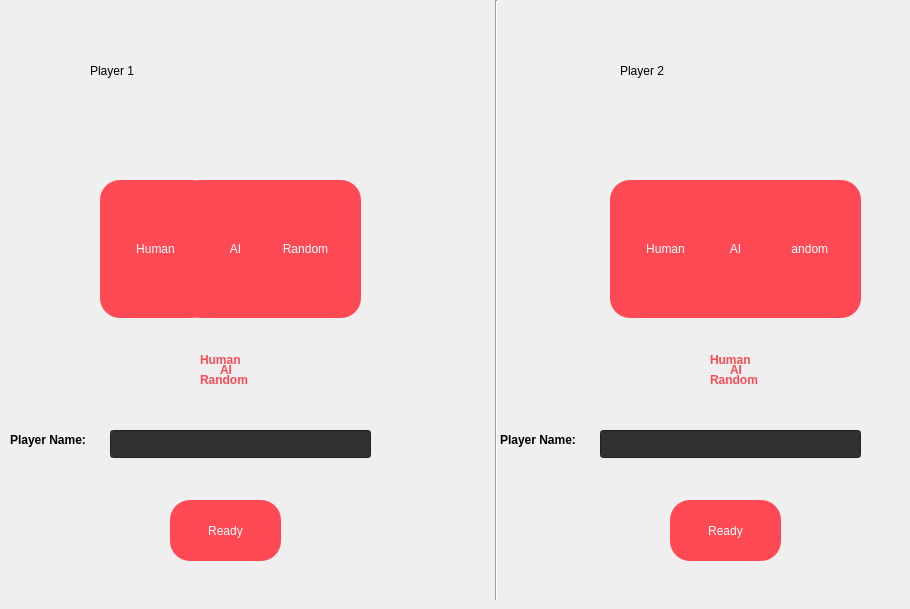
    <widget class="QWidget" name="AI_or_human_2">
     <property name="styleSheet">
      <string notr="true">QWidget#AI_or_human_2{
background-color:qlineargradient(spread:pad, x1:0.089, y1:0.136364, x2:1, y2:1, stop:0 #1E90FF, stop:1 #87CEFA);
}</string>
     </property>
     <widget class="Line" name="line_25">
      <property name="geometry">
       <rect>
        <x>495</x>
        <y>0</y>
        <width>3</width>
        <height>600</height>
       </rect>
      </property>
      <property name="orientation">
       <enum>Qt::Vertical</enum>
      </property>
     </widget>
     <widget class="QLabel" name="player_1_lbl">
      <property name="geometry">
       <rect>
        <x>90</x>
        <y>10</y>
        <width>281</width>
        <height>121</height>
       </rect>
      </property>
      <property name="styleSheet">
       <string notr="true">font: 36pt &quot;MS Reference Sans Serif&quot;;
colro :white;</string>
      </property>
      <property name="text">
       <string>Player 1</string>
      </property>
     </widget>
     <widget class="QLabel" name="player_2_lbl">
      <property name="geometry">
       <rect>
        <x>620</x>
        <y>10</y>
        <width>281</width>
        <height>121</height>
       </rect>
      </property>
      <property name="styleSheet">
       <string notr="true">font: 36pt &quot;MS Reference Sans Serif&quot;;
colro :white;</string>
      </property>
      <property name="text">
       <string>Player 2</string>
      </property>
     </widget>
     <widget class="QPushButton" name="P_1_H">
      <property name="geometry">
       <rect>
        <x>100</x>
        <y>180</y>
        <width>111</width>
        <height>138</height>
       </rect>
      </property>
      <property name="sizePolicy">
       <sizepolicy hsizetype="Expanding" vsizetype="Expanding">
        <horstretch>0</horstretch>
        <verstretch>0</verstretch>
       </sizepolicy>
      </property>
      <property name="maximumSize">
       <size>
        <width>250</width>
        <height>16777215</height>
       </size>
      </property>
      <property name="styleSheet">
       <string notr="true">QPushButton{
border-radius: 20px;
color: rgb(255, 255, 255);
font: 14pt &quot;MS Reference Sans Serif&quot;;
background-color: rgb(255, 74, 86);
}
QPushButton:hover {
    background-color: #ed3743;
}</string>
      </property>
      <property name="text">
       <string>Human</string>
      </property>
     </widget>
     <widget class="QPushButton" name="P_1_A">
      <property name="geometry">
       <rect>
        <x>180</x>
        <y>180</y>
        <width>111</width>
        <height>138</height>
       </rect>
      </property>
      <property name="sizePolicy">
       <sizepolicy hsizetype="Expanding" vsizetype="Expanding">
        <horstretch>0</horstretch>
        <verstretch>0</verstretch>
       </sizepolicy>
      </property>
      <property name="maximumSize">
       <size>
        <width>250</width>
        <height>16777215</height>
       </size>
      </property>
      <property name="styleSheet">
       <string notr="true">border-radius: 20px;
color: rgb(255, 255, 255);
font: 14pt &quot;MS Reference Sans Serif&quot;;
background-color: rgb(255, 74, 86);</string>
      </property>
      <property name="text">
       <string>AI</string>
      </property>
     </widget>
     <widget class="QPushButton" name="P_1_R">
      <property name="geometry">
       <rect>
        <x>250</x>
        <y>180</y>
        <width>111</width>
        <height>138</height>
       </rect>
      </property>
      <property name="sizePolicy">
       <sizepolicy hsizetype="Expanding" vsizetype="Expanding">
        <horstretch>0</horstretch>
        <verstretch>0</verstretch>
       </sizepolicy>
      </property>
      <property name="maximumSize">
       <size>
        <width>250</width>
        <height>16777215</height>
       </size>
      </property>
      <property name="styleSheet">
       <string notr="true">QPushButton{
border-radius: 20px;
color: rgb(255, 255, 255);
font: 14pt &quot;MS Reference Sans Serif&quot;;
background-color: rgb(255, 74, 86);
}
QPushButton:hover {
    background-color: #ed3743;
}</string>
      </property>
      <property name="text">
       <string>Random</string>
      </property>
     </widget>
     <widget class="QPushButton" name="P_2_R">
      <property name="geometry">
       <rect>
        <x>750</x>
        <y>180</y>
        <width>111</width>
        <height>138</height>
       </rect>
      </property>
      <property name="sizePolicy">
       <sizepolicy hsizetype="Expanding" vsizetype="Expanding">
        <horstretch>0</horstretch>
        <verstretch>0</verstretch>
       </sizepolicy>
      </property>
      <property name="maximumSize">
       <size>
        <width>250</width>
        <height>16777215</height>
       </size>
      </property>
      <property name="styleSheet">
       <string notr="true">QPushButton{
border-radius: 20px;
color: rgb(255, 255, 255);
font: 14pt &quot;MS Reference Sans Serif&quot;;
background-color: rgb(255, 74, 86);
}
QPushButton:hover {
    background-color: #ed3743;
}</string>
      </property>
      <property name="text">
       <string>Random</string>
      </property>
     </widget>
     <widget class="QPushButton" name="P_2_A">
      <property name="geometry">
       <rect>
        <x>680</x>
        <y>180</y>
        <width>111</width>
        <height>138</height>
       </rect>
      </property>
      <property name="sizePolicy">
       <sizepolicy hsizetype="Expanding" vsizetype="Expanding">
        <horstretch>0</horstretch>
        <verstretch>0</verstretch>
       </sizepolicy>
      </property>
      <property name="maximumSize">
       <size>
        <width>250</width>
        <height>16777215</height>
       </size>
      </property>
      <property name="styleSheet">
       <string notr="true">border-radius: 20px;
color: rgb(255, 255, 255);
font: 14pt &quot;MS Reference Sans Serif&quot;;
background-color: rgb(255, 74, 86);</string>
      </property>
      <property name="text">
       <string>AI</string>
      </property>
     </widget>
     <widget class="QPushButton" name="P_2_H">
      <property name="geometry">
       <rect>
        <x>610</x>
        <y>180</y>
        <width>111</width>
        <height>138</height>
       </rect>
      </property>
      <property name="sizePolicy">
       <sizepolicy hsizetype="Expanding" vsizetype="Expanding">
        <horstretch>0</horstretch>
        <verstretch>0</verstretch>
       </sizepolicy>
      </property>
      <property name="maximumSize">
       <size>
        <width>250</width>
        <height>16777215</height>
       </size>
      </property>
      <property name="styleSheet">
       <string notr="true">QPushButton{
border-radius: 20px;
color: rgb(255, 255, 255);
font: 14pt &quot;MS Reference Sans Serif&quot;;
background-color: rgb(255, 74, 86);
}
QPushButton:hover {
    background-color: #ed3743;
}</string>
      </property>
      <property name="text">
       <string>Human</string>
      </property>
     </widget>
     <widget class="QLabel" name="label">
      <property name="geometry">
       <rect>
        <x>10</x>
        <y>430</y>
        <width>91</width>
        <height>20</height>
       </rect>
      </property>
      <property name="styleSheet">
       <string notr="true">font:bold;</string>
      </property>
      <property name="text">
       <string>Player Name: </string>
      </property>
     </widget>
     <widget class="QLabel" name="label_2">
      <property name="geometry">
       <rect>
        <x>500</x>
        <y>430</y>
        <width>91</width>
        <height>20</height>
       </rect>
      </property>
      <property name="styleSheet">
       <string notr="true">font:bold;</string>
      </property>
      <property name="text">
       <string>Player Name: </string>
      </property>
     </widget>
     <widget class="QLineEdit" name="P1_line">
      <property name="geometry">
       <rect>
        <x>110</x>
        <y>430</y>
        <width>261</width>
        <height>28</height>
       </rect>
      </property>
      <property name="styleSheet">
       <string notr="true">background-color: rgb(49, 49, 49);
font:bold;</string>
      </property>
     </widget>
     <widget class="QLineEdit" name="P2_line">
      <property name="geometry">
       <rect>
        <x>600</x>
        <y>430</y>
        <width>261</width>
        <height>28</height>
       </rect>
      </property>
      <property name="styleSheet">
       <string notr="true">background-color: rgb(49, 49, 49);
font:bold;</string>
      </property>
     </widget>
     <widget class="QPushButton" name="P_1_Ready">
      <property name="geometry">
       <rect>
        <x>170</x>
        <y>500</y>
        <width>111</width>
        <height>61</height>
       </rect>
      </property>
      <property name="sizePolicy">
       <sizepolicy hsizetype="Expanding" vsizetype="Expanding">
        <horstretch>0</horstretch>
        <verstretch>0</verstretch>
       </sizepolicy>
      </property>
      <property name="maximumSize">
       <size>
        <width>250</width>
        <height>16777215</height>
       </size>
      </property>
      <property name="styleSheet">
       <string notr="true">QPushButton{
border-radius: 20px;
color: rgb(255, 255, 255);
font: 14pt &quot;MS Reference Sans Serif&quot;;
background-color: rgb(255, 74, 86);
}
QPushButton:hover {
    background-color: #ed3743;
}</string>
      </property>
      <property name="text">
       <string>Ready</string>
      </property>
     </widget>
     <widget class="QPushButton" name="P_2_Ready">
      <property name="geometry">
       <rect>
        <x>670</x>
        <y>500</y>
        <width>111</width>
        <height>61</height>
       </rect>
      </property>
      <property name="sizePolicy">
       <sizepolicy hsizetype="Expanding" vsizetype="Expanding">
        <horstretch>0</horstretch>
        <verstretch>0</verstretch>
       </sizepolicy>
      </property>
      <property name="maximumSize">
       <size>
        <width>250</width>
        <height>16777215</height>
       </size>
      </property>
      <property name="styleSheet">
       <string notr="true">QPushButton{
border-radius: 20px;
color: rgb(255, 255, 255);
font: 14pt &quot;MS Reference Sans Serif&quot;;
background-color: rgb(255, 74, 86);
}
QPushButton:hover {
    background-color: #ed3743;
}</string>
      </property>
      <property name="text">
       <string>Ready</string>
      </property>
     </widget>
     <widget class="QLabel" name="human_p1_lbl">
      <property name="geometry">
       <rect>
        <x>200</x>
        <y>350</y>
        <width>63</width>
        <height>20</height>
       </rect>
      </property>
      <property name="styleSheet">
       <string notr="true">color: rgb(255, 74, 86);
font:bold;</string>
      </property>
      <property name="text">
       <string>Human</string>
      </property>
     </widget>
     <widget class="QLabel" name="AI_p1_lbl">
      <property name="geometry">
       <rect>
        <x>220</x>
        <y>360</y>
        <width>63</width>
        <height>20</height>
       </rect>
      </property>
      <property name="styleSheet">
       <string notr="true">color: rgb(255, 74, 86);
font:bold;</string>
      </property>
      <property name="text">
       <string>AI</string>
      </property>
     </widget>
     <widget class="QLabel" name="random_p1_lbl">
      <property name="geometry">
       <rect>
        <x>200</x>
        <y>370</y>
        <width>63</width>
        <height>20</height>
       </rect>
      </property>
      <property name="styleSheet">
       <string notr="true">color: rgb(255, 74, 86);
font:bold;</string>
      </property>
      <property name="text">
       <string>Random</string>
      </property>
     </widget>
     <widget class="QLabel" name="human_p2_lbl">
      <property name="geometry">
       <rect>
        <x>710</x>
        <y>350</y>
        <width>63</width>
        <height>20</height>
       </rect>
      </property>
      <property name="styleSheet">
       <string notr="true">color: rgb(255, 74, 86);
font:bold;</string>
      </property>
      <property name="text">
       <string>Human</string>
      </property>
     </widget>
     <widget class="QLabel" name="AI_p2_lbl">
      <property name="geometry">
       <rect>
        <x>730</x>
        <y>360</y>
        <width>63</width>
        <height>20</height>
       </rect>
      </property>
      <property name="styleSheet">
       <string notr="true">color: rgb(255, 74, 86);
font:bold;</string>
      </property>
      <property name="text">
       <string>AI</string>
      </property>
     </widget>
     <widget class="QLabel" name="random_p2_lbl">
      <property name="geometry">
       <rect>
        <x>710</x>
        <y>370</y>
        <width>63</width>
        <height>20</height>
       </rect>
      </property>
      <property name="styleSheet">
       <string notr="true">color: rgb(255, 74, 86);
font:bold;</string>
      </property>
      <property name="text">
       <string>Random</string>
      </property>
     </widget>
    </widget>
